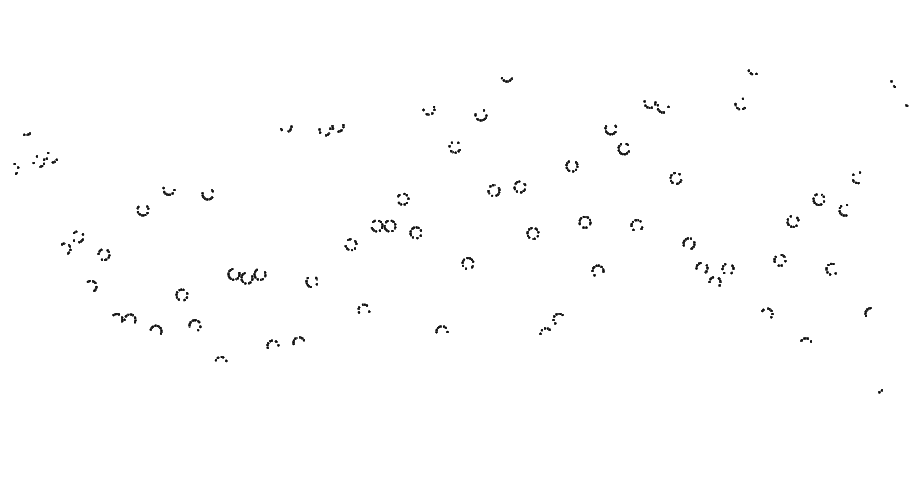
Frame 1 (no input)
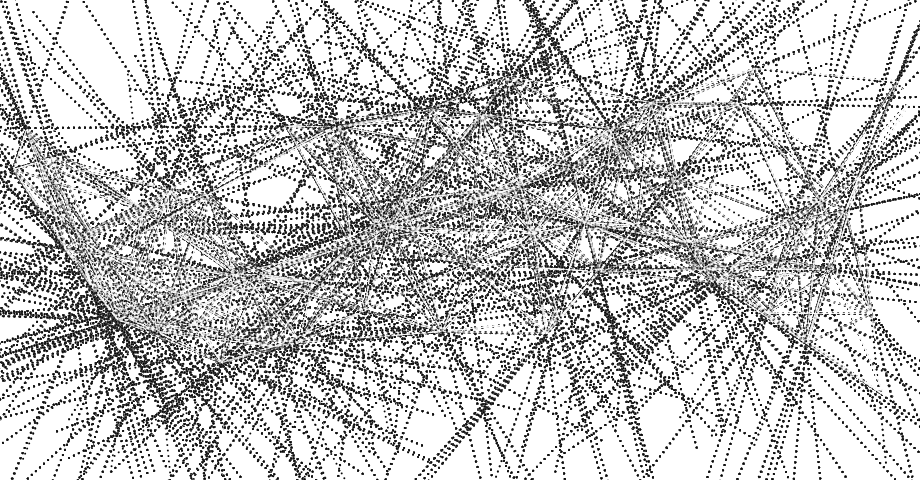
Frame 60 (the mouse pressed at the canvas centre just before this capture)
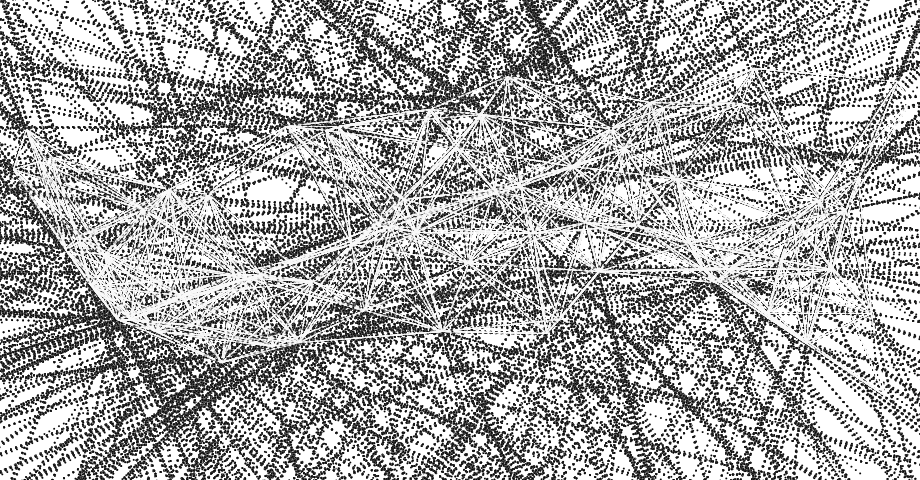
Frame 120 (the mouse held since frame 60 and released just before this capture)

The Processing sketch that drew these frames (run headless with seeded random() and noise(); from frame 60 on, the mouse is pressed at the canvas centre):

// Processing sketch: processing_22311
// ── processing_22311.pde








int CheckpointNumber = 70; // Number of checkpoints
int PersonNumber = 10000; // Number of person(s)
 
float CheckpointX; // Distance among checkpoints (in X-axis)
 
ArrayList Checkpoint;
ArrayList Person;
 
void setup()
{
  size(920, 480);
  background(255);
  smooth();
  ellipseMode(RADIUS);
   
  Checkpoint = new ArrayList();
  for(int i = 0; i < CheckpointNumber; i++)
  {
    CheckpointX += width/CheckpointNumber; // Make a checkpoint every [CheckpointX] pixels
    Checkpoint.add(new Checkpoint(CheckpointX, noise(CheckpointX) * height)); // Add checkpoints and randomize the height of the checkpoints
  }
   
  BuildPath(); // Build the paths for the person(s)
   
  Person = new ArrayList();
  for(int i = 0; i < PersonNumber; i++)
  {
    Person.add(new Person());
  }
   
}
  float r = 0;
float g = 0;
float b = 0;
 
void backgroundColor() {
   background(r,g,b);
    
   if (mouseX > 0 && mouseX < width/3) {
     r = r + 2;
   } else {
     r = r - 2;
   }
   
   if (mouseX > width/3 && mouseX < width - width/3) {
     g = g + 2;
   } else {
     g = g - 2;
   }
   
   if (mouseX > width - width/3 && mouseX < width) {
     b = b + 2;
   } else {
     b = b - 2;
   }
    
   r = constrain(r,0,50);
   g = constrain(g,0,50);
   b = constrain(b,0,50);
   
}
void draw()
{
  
  
 
   
  stroke(255, 25);
  DrawLines(); // Display the paths
   
  for(int i = 0; i < Person.size(); i++)
  {
    Person P = (Person) Person.get(i);
    P.Update();
    P.Display();
  }
   
}
 
 
 
 
// Create paths between the checkpoints
void BuildPath()
{
  boolean bIsInRange;
  for(int i = 0; i < CheckpointNumber; i++)
  {
    Checkpoint CP = (Checkpoint) Checkpoint.get(i);
    for(int j = 0; j < CheckpointNumber; j++)
    {
      Checkpoint OCP = (Checkpoint) Checkpoint.get(j);
      bIsInRange = dist(CP.X, CP.Y, OCP.X, OCP.Y) > 0 && dist(CP.X, CP.Y, OCP.X, OCP.Y) < 150;
      if(bIsInRange == true) // Make paths with checkpoints within range
      {
        CP.OpenCP[CP.OpenCPNumber] = j;
        CP.OpenCPNumber += 1;
      }
    }
  }
   
   
}
 
void DrawLines()
{
  for(int i = 0; i < CheckpointNumber; i++)
  {
    Checkpoint CP = (Checkpoint) Checkpoint.get(i);
    for(int j = 0; j < CP.OpenCPNumber; j++)
    {
      Checkpoint OCP = (Checkpoint) Checkpoint.get(CP.OpenCP[j]);
      line(CP.X, CP.Y, OCP.X, OCP.Y);
    }
  }
}

class Person
{
  float X, Y;
  float DX, DY;
  float Speed;
  float Angle;
   
  int CurrentCP;
   
  boolean bAtCheckpoint;
   
  Person()
  {
    Speed = random(5.5, 5.5);
     
    CurrentCP = int(random(CheckpointNumber)); // Choose a starting CP
    Checkpoint CP = (Checkpoint) Checkpoint.get(CurrentCP);
    X = CP.X;
    Y = CP.Y;
     
    /** Choose a destination checkpoint */
    ChooseCP();
    CP = (Checkpoint) Checkpoint.get(CurrentCP);
     
    /** Calculate the destination direction in which the person will be moving */
    DX = CP.X - X;
    DY = CP.Y - Y;
    Angle = atan2(DY, DX);
  }
   
   
  void Update()
  {
    if(bAtDestination() == true) // If arrived at a checkpoint, choose another checkpoint and calculate the direction in which the person should be moving.
    {
      ChooseCP();
      Checkpoint CP = (Checkpoint) Checkpoint.get(CurrentCP);
      DX = CP.X - X;
      DY = CP.Y - Y;
      Angle = atan2(DY, DX);
    }
     
    X += Speed * cos(Angle);
    Y += Speed * sin(Angle);
  }
   
   
  void ChooseCP() // Choose a checkpoint to go to
  {
    Checkpoint CP = (Checkpoint) Checkpoint.get(CurrentCP);
    int Random = int(random(CP.OpenCPNumber-1));
    CurrentCP = CP.OpenCP[Random];
  }
   
  boolean bAtDestination() // Check whether the person has arrived at destination checkpoint or not
  {
    Checkpoint CP = (Checkpoint) Checkpoint.get(CurrentCP);
    if(dist(X, Y, CP.X, CP.Y) < 1)
    {
      return true;
    }
    else
    {
      return false;
    }
  }
   
  void Display()
  {
    pushMatrix();
    translate(X, Y);
    fill(0);
    ellipse(0, 0, 1, 1);
    popMatrix();
  }
   
}

class Checkpoint
{
  float X, Y;
   
  int[] OpenCP;
  int OpenCPNumber;
   
  Checkpoint(float X_, float Y_)
  {
    X = X_;
    Y = Y_;
     
    OpenCP = new int[CheckpointNumber];
  }
 
}
